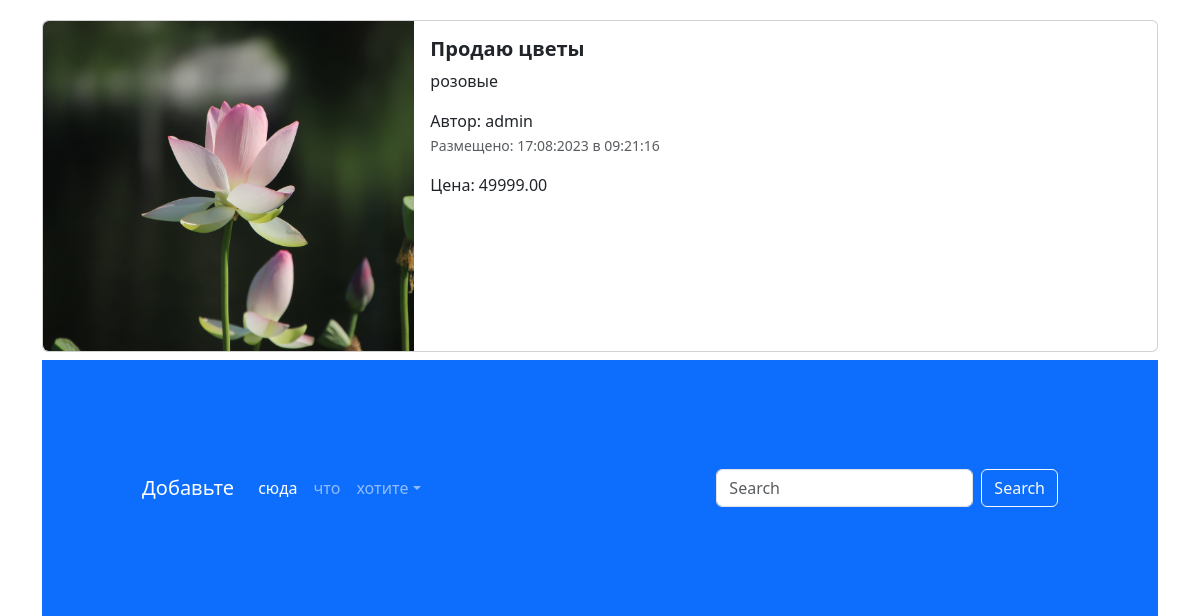
Before: / (lower part) with the older database file.
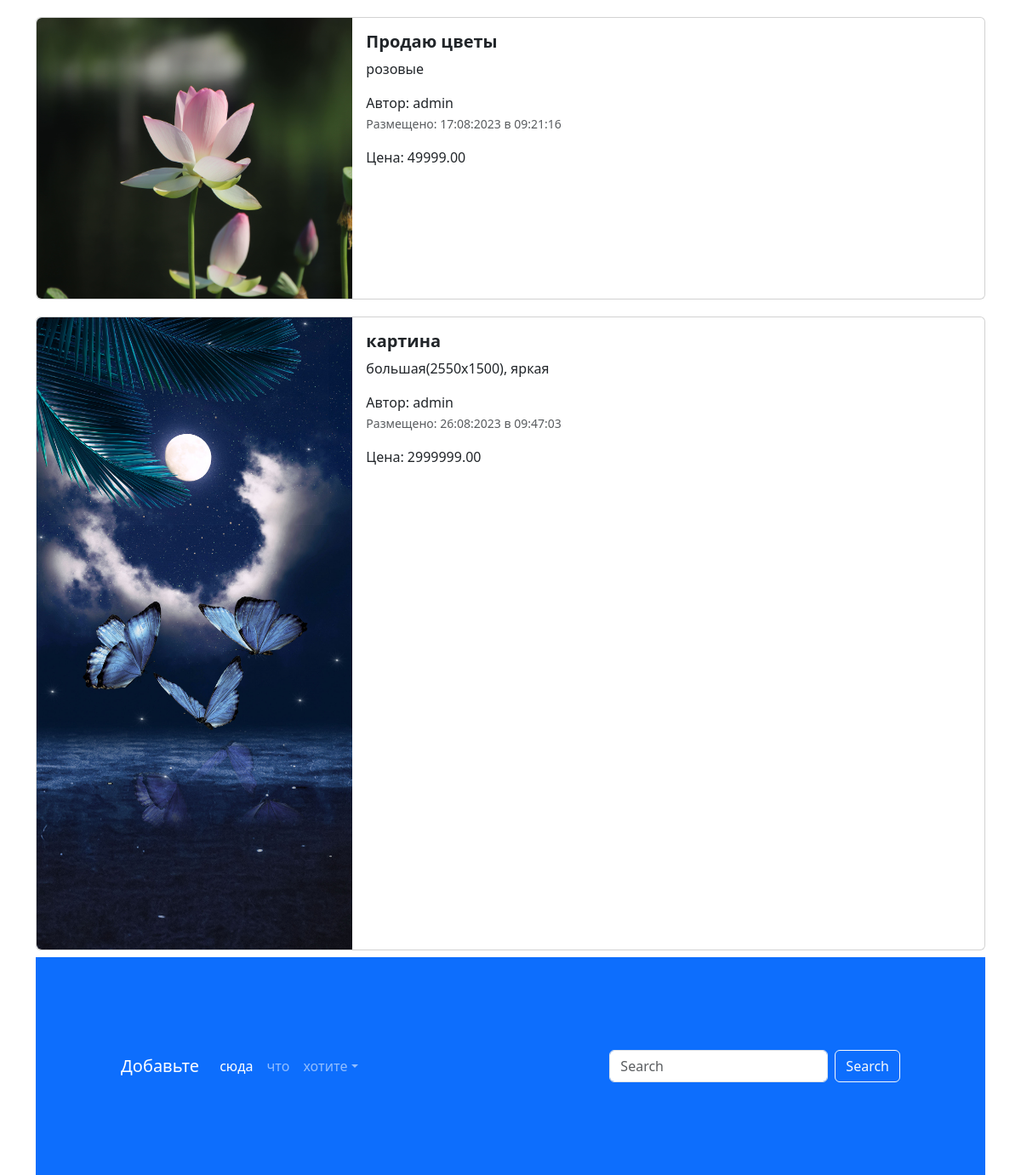
After: the same page with the newer database file.
### app/models.py (models this page shows, shortened)
class Adverisement(models.Model):
    user = models.ForeignKey(to = User, verbose_name="Пользователь", on_delete=models.CASCADE)
    title = models.CharField("Название", max_length=128)
    description = models.TextField("Описание")
    price = models.DecimalField("Цена", max_digits=10, decimal_places=2)
    auction = models.BooleanField("Торг", help_text="Отметьте, если торг уместен")
    created_ad = models.DateTimeField(auto_now_add=True)
    updated_at = models.DateTimeField(auto_now=True)
    image = models.ImageField("Изображение", upload_to="advertisement/")
    @admin.display(description="Дата создания")
    def created_date(self):
        if self.created_ad.date() == timezone.now().date():
            created_time = self.created_ad.time().strftime("%H:%M:%S")
            return format_html(
                '<span style="color:pink; font-weight: bold;">Сегодня в {}</span>', created_time
            )
        return self.created_ad.strftime("%d:%m:%Y в %H:%M:%S")
    def get_absolute_url(self):
        return reverse('adv-detail', kwargs={'pk':self.pk})
    class Meta:
        db_table = "advertisements"

### app/views.py (the view)
# urls.py: path("", index, name = "main-page"),
def index(request):
    title = request.GET.get('query')
    print(title)
    if title:
        advertisements = Adverisement.objects.filter(title__icontains=title)
    else:
        advertisements = Adverisement.objects.all()
    context = {"advertisement": advertisements, title: title}
    return render(request, "app/index.html", context)

### templates/app/index.html (shortened to what this page needs)
  {% extends "base.html" %}
  {% load static %}
  {% block content %}
    <div class="container">
      {% for adv in advertisement %}
      <div class="col">
        <div class="card mb-2" style="max-width: 1200px; margin-top: 20px;">
          <div class="row g-0">
            <div class="col-md-4">
              <a href="{{ adv.get_absolute_url }}" class="nav-link">
                <img src="{%if adv.image != '1' %} {{ adv.image.url }} {% else %} {% static 'img/comercial.png'%} {%endif%}" class="img-fluid rounded-start" alt="Card title">
              </a>
            </div>
            <div class="col-md-8">
              <div class="card-body">
                <h5 class="card-title">
                  <a href="{{ adv.get_absolute_url }}" class="nav-link"><strong>{{ adv.title }}</strong></a>
                </h5>
                <a href="{{ adv.get_absolute_url }}" class="nav-link">
                  <p class="card-text">
                    {{ adv.description }}
                  </p>
                  <span>Автор: {{ adv.user }}</span>
                  <p class="card-text"><small class="text-muted">Размещено: {{ adv.created_date }}</small></p>
                  <span>Цена: {{ adv.price }}</span>
                </a>
              </div>
            </div>
          </div>
        </div>
        {% endfor %}
      </div>
    </div>
    <footer style="padding: 100px;" class="bg-primary">
      <nav class="navbar navbar-expand-sm navbar-dark">
        <a class="navbar-brand" href="#">Добавьте</a>
        <div class="collapse navbar-collapse" id="collapsibleNavId">
          <ul class="navbar-nav me-auto mt-2 mt-lg-0">
            <li class="nav-item">
              <a class="nav-link active" href="#" aria-current="page">сюда</a>
            </li>
            <li class="nav-item">
              <a class="nav-link" href="#">что</a>
            </li>
            <li class="nav-item dropdown">
              <a class="nav-link dropdown-toggle" href="#" id="dropdownId" data-bs-toggle="dropdown" aria-haspopup="true"
                 aria-expanded="false">хотите</a>
            </li>
          </ul>
          <form class="d-flex my-2 my-lg-0">
            <input class="form-control me-sm-2" type="text" placeholder="Search">
            <button class="btn btn-outline-light my-2 my-sm-0" type="submit">Search</button>
          </form>
        </div>
      </nav>
    </footer>
  {% endblock %}

Changed rows visible on the page:
added Adverisement: image (picture), title "картина", description "большая(2550х1500), яркая", user "admin", created_date "26:08:2023 в 09:47:03", price "2999999.00"
